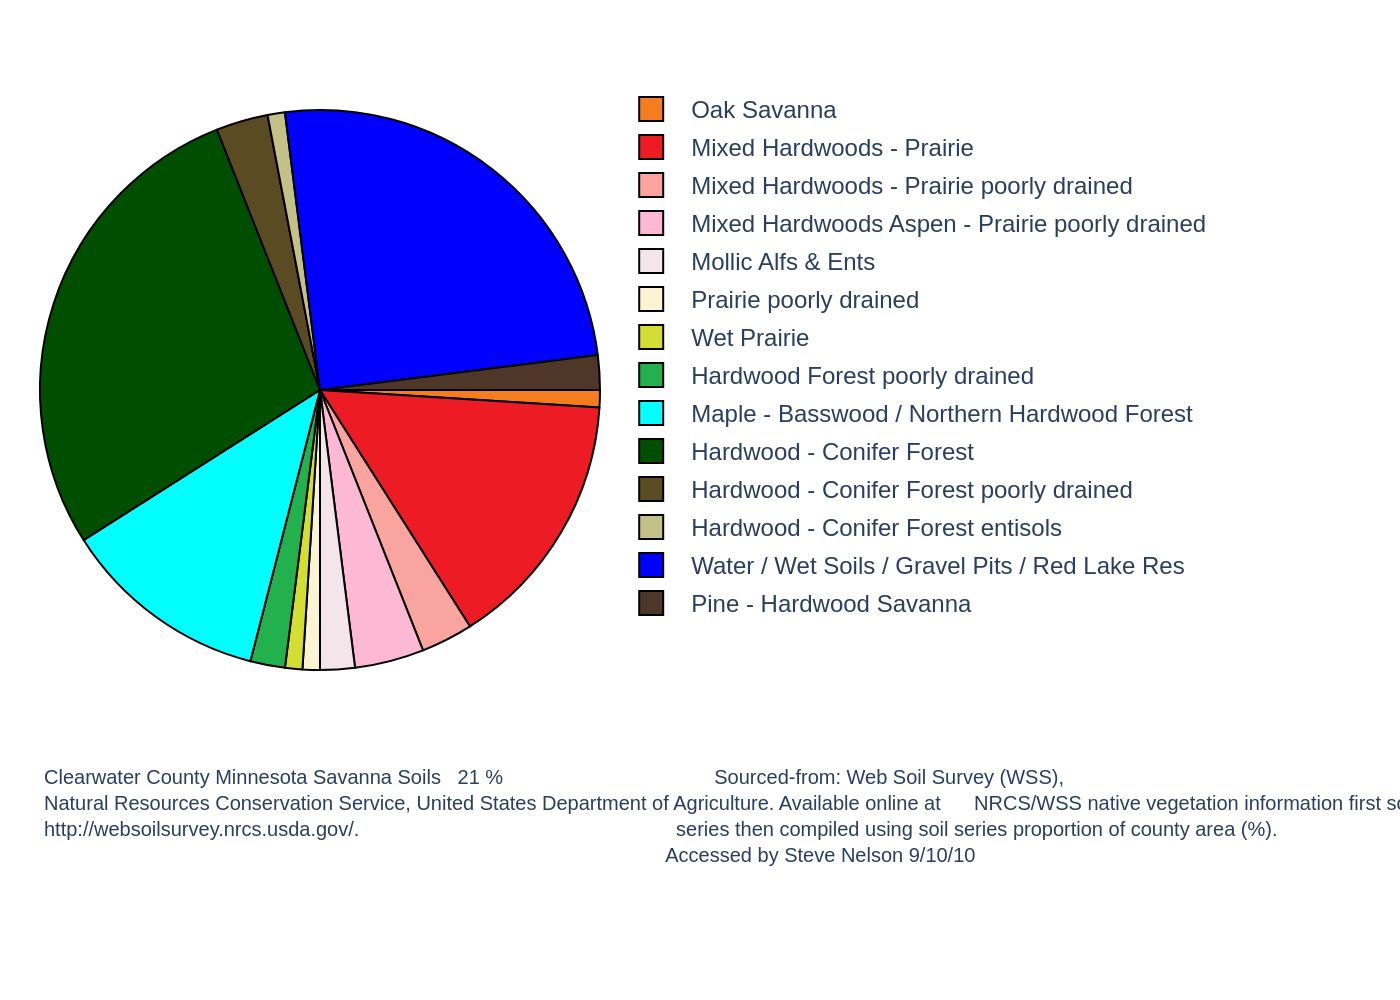

Write Python code to recreate this figure.
import sys
import json
import plotly.graph_objects as go
import os

def main():
    # Check for command-line argument
    if len(sys.argv) != 2:
        print(f"Usage: python {os.path.basename(__file__)} <json_file_path>")
        sys.exit(1)

    json_path = sys.argv[1]

    # Ensure the JSON file exists
    if not os.path.exists(json_path):
        print(f"Error: JSON file not found at '{json_path}'")
        sys.exit(1)

    # Read data from JSON file
    try:
        with open(json_path, 'r', encoding='utf-8') as f:
            chart_data = json.load(f)
    except json.JSONDecodeError:
        print(f"Error: Invalid JSON format in '{json_path}'")
        sys.exit(1)
    except Exception as e:
        print(f"An error occurred while reading the file: {e}")
        sys.exit(1)

    # Extract data and texts from the loaded JSON
    data = chart_data.get('chart_data', [])
    texts = chart_data.get('texts', {})
    colors = chart_data.get('colors', [])
    
    labels = [item['label'] for item in data]
    values = [item['value'] for item in data]

    # Create the pie chart trace
    pie_trace = go.Pie(
        labels=labels,
        values=values,
        marker=dict(
            colors=colors,
            line=dict(color='#000000', width=1)
        ),
        sort=False,
        direction='clockwise',
        rotation=90,
        textinfo='none',
        hoverinfo='label+percent'
    )

    # Create the figure
    fig = go.Figure(data=[pie_trace])

    # Update the layout
    fig.update_layout(
        font=dict(family="Arial", size=12),
        plot_bgcolor='#D3D3D3',
        paper_bgcolor='#FFFFFF',
        showlegend=True,
        legend=dict(
            x=1.02,
            y=1,
            xanchor='left',
            yanchor='top',
            bgcolor='rgba(255,255,255,0.5)'
        ),
        margin=dict(l=20, r=400, t=40, b=150),
        annotations=[
            dict(
                text=texts.get('source', ''),
                showarrow=False,
                xref="paper",
                yref="paper",
                x=0,
                y=-0.1,
                xanchor='left',
                yanchor='top',
                align='left',
                font=dict(size=10)
            )
        ]
    )

    # Derive output filename from the input JSON filename
    base_filename, _ = os.path.splitext(os.path.basename(json_path))
    output_filename = f"{base_filename}.png"

    # Save the figure as a PNG image
    try:
        fig.write_image(output_filename, scale=2)
        print(f"Chart saved as {output_filename}")
    except Exception as e:
        print(f"Error saving image: {e}")
        sys.exit(1)

if __name__ == "__main__":
    main()
